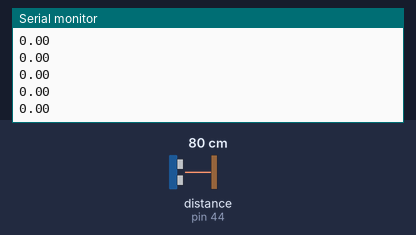
This sketch was run on a simulated Arduino Mega 2560, built with avr-gcc and run on an emulated ATmega2560. Parts: the last lines printed to the serial monitor. Inputs (shaded band) come from the test bench; at power-on: distance to the obstacle (sensor on pin 44) 80 cm.

Above: at 1.2 s.
1.3 s: distance to the obstacle (sensor on pin 44) set to 2 cm
At 1.33 s:
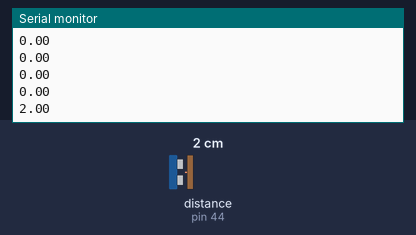
2.8 s: distance to the obstacle (sensor on pin 44) set to 4 cm
At 2.85 s:
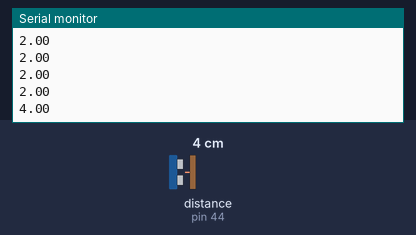
Timing chart, 0 to 5.8 s (numbered marks = the images above; inputs shaded):
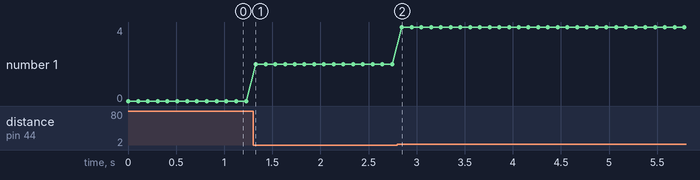

Measured:
- after the input at 1.3 s, the serial monitor: prints a new line at once (image 1)
- after the input at 2.8 s, the serial monitor: prints a new line after 0.05 s (image 2)
- plotted number 1: 0 → 2 after the input at 1.3 s, 2 → 4 after the input at 2.8 s

The sketch:

UltrasonicSensorTests.ino
```cpp
#include "UltrasonicSensor.h"

#define TRIGGER_PIN 46
#define OUTPUT_PIN 44
#define MAX_DISTANCE 19

UltrasonicSensor sensor(TRIGGER_PIN, OUTPUT_PIN, MAX_DISTANCE);

void setup()
{
  Serial.begin(9600);
}

void loop()
{
  Serial.print(sensor.ReadInput());
  Serial.println("");
  delay(100);
}
```
